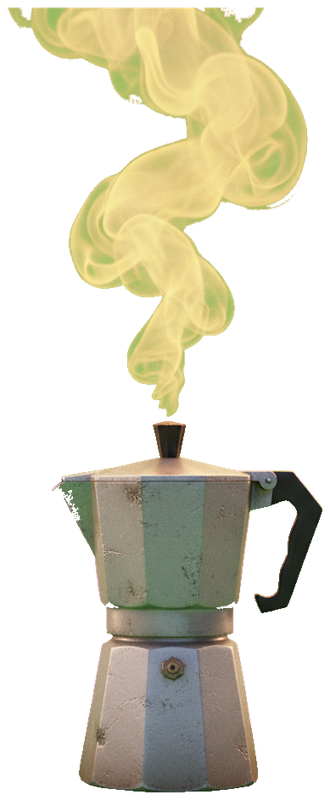
#> input picture assets/img/cafetera.png, 330 x 800 px
$ python -i chroma_key.py   (imports and definitions only)
#> lines starting #> are read from the running program, lines starting #| are printed output that depends on the picture
#!/usr/bin/env python3
"""Recorta los sprites generados sobre fondo liso (assets/raw/*.png) a PNG transparente en assets/img/.

El fondo se detecta como el color más frecuente y se elimina por crecimiento de región desde los bordes,
así funciona aunque el modelo no respete el verde pedido (p. ej. fondo gris) y sin tocar
colores parecidos dentro del personaje.

Uso: python3 tools/chroma_key.py [nombre ...]
Sin argumentos procesa todos los de assets/raw/. Requiere Pillow.
"""
import pathlib
import sys
from collections import deque

import warnings

from PIL import Image, ImageFilter

# [1 line not run here, left out]

ROOT = pathlib.Path(__file__).resolve().parent.parent
RAW = ROOT / "assets" / "raw"
OUT = ROOT / "assets" / "img"
MAX_H = 1024


def mode_color(im):
    """Color más frecuente (cuantizado): el fondo liso domina la imagen."""
    small = im.convert("RGB").resize((160, 160))
    counts = {}
    for c in small.getdata():
        k = (c[0] >> 3, c[1] >> 3, c[2] >> 3)
        counts[k] = counts.get(k, 0) + 1
    k = max(counts, key=counts.get)
    return (k[0] * 8 + 4, k[1] * 8 + 4, k[2] * 8 + 4)


def dist(c, bg):
    return max(abs(c[0] - bg[0]), abs(c[1] - bg[1]), abs(c[2] - bg[2]))


STEP = 6         # un píxel gris de viñeta no cambia más que esto respecto al vecino por el que se llegó
LUM_MARGIN = 12  # ... ni es más claro que el fondo (protege ropa blanca y gris claro)
GREY_SAT = 22    # saturación máxima de los grises de la viñeta
HARD = 18        # borde: distancia al fondo con la que el píxel sigue siendo fondo
SOFT = 60        # borde: distancia a partir de la cual el píxel es personaje opaco


def lum(c):
    return 0.299 * c[0] + 0.587 * c[1] + 0.114 * c[2]


def hue(c):
    r, g, b = c[:3]
    mx, mn = max(r, g, b), min(r, g, b)
    if mx == mn:
        return 0.0
    if mx == r:
        h = (g - b) / (mx - mn) % 6
    elif mx == g:
        h = (b - r) / (mx - mn) + 2
    else:
        h = (r - g) / (mx - mn) + 4
    return h * 60


def sat(c):
    return max(c[:3]) - min(c[:3])


def hue_diff(a, b):
    d = abs(a - b) % 360
    return min(d, 360 - d)


KEY_SAT = 45      # el fondo (incluso en sombra) es saturado; la ropa blanca con reflejo verde, no
KEY_HUE = 28      # grados de tolerancia de tono respecto al color de fondo
_key_hue = [0.0]


def greenish(c):
    """Mismo tono que el fondo y saturación alta: fondo seguro aunque esté en sombra, sin tocar el 'spill'."""
    return sat(c) >= KEY_SAT and hue_diff(hue(c), _key_hue[0]) <= KEY_HUE


def key_out(im: Image.Image) -> Image.Image:
    im = im.convert("RGBA")
    w, h = im.size
    px = im.load()
    bg = mode_color(im)
    bg_lum = lum(bg)
    _key_hue[0] = hue(bg)
    alpha = bytearray(b"\xff" * (w * h))
    seen = bytearray(w * h)
    q = deque()

    def greyish(c):
        return max(c) - min(c) <= GREY_SAT and bg_lum - 45 <= lum(c) <= bg_lum + LUM_MARGIN

    def seed(x, y):
        c = px[x, y]
        if greenish(c) or greyish(c):
            q.append((x, y, c))

    for x in range(w):
        seed(x, 0); seed(x, h - 1)
    for y in range(h):
        seed(0, y); seed(w - 1, y)
    # Bolsas de fondo encerradas (entre brazos y cabeza): verde puro, muy saturado, en cualquier parte.
    for y in range(0, h):
        for x in range(0, w):
            c = px[x, y]
            if sat(c) >= 80 and hue_diff(hue(c), _key_hue[0]) <= 14:
                q.append((x, y, c))
    # Crecimiento de región desde el borde: atraviesa viñetas grises y degradados, se detiene en contornos nítidos.
    while q:
        x, y, prev = q.popleft()
        i = y * w + x
        if seen[i]:
            continue
        c = px[x, y]
        # Al verde se entra siempre; al gris de la viñeta solo por un degradado suave (nunca saltando desde el verde a la ropa).
        if not (greenish(c) or (greyish(c) and dist(c, prev) <= STEP)):
            continue
        seen[i] = 1
        alpha[i] = 0
        if x > 0: q.append((x - 1, y, c))
        if x < w - 1: q.append((x + 1, y, c))
        if y > 0: q.append((x, y - 1, c))
        if y < h - 1: q.append((x, y + 1, c))

    # Segunda pasada, relajada, solo desde el fondo ya aceptado: sombras de contacto verdosas y
    # restos de esquina. Solo píxeles con tinte verde/amarillento y no más claros que el fondo: la ropa blanca queda fuera.
    for i in range(w * h):
        if alpha[i] == 0:
            q.append((i % w, i // w, px[i % w, i // w]))
    while q:
        x, y, prev = q.popleft()
        for nx, ny in ((x - 1, y), (x + 1, y), (x, y - 1), (x, y + 1)):
            if not (0 <= nx < w and 0 <= ny < h):
                continue
            j = ny * w + nx
            if alpha[j] == 0:
                continue
            c = px[nx, ny]
            tinted = sat(c) >= 28 and hue_diff(hue(c), _key_hue[0]) <= 40
            if tinted and dist(c, bg) <= 70 and lum(c) <= bg_lum + 4 and dist(c, prev) <= 12:
                alpha[j] = 0
                q.append((nx, ny, c))

    # Borde suave: píxeles opacos pegados al fondo reciben alfa según lo que se parezcan al fondo.
    soft = {}
    for y in range(h):
        for x in range(w):
            i = y * w + x
            if alpha[i] != 0:
                continue
            for dx, dy in ((1, 0), (-1, 0), (0, 1), (0, -1), (1, 1), (-1, -1), (1, -1), (-1, 1)):
                nx, ny = x + dx, y + dy
                if 0 <= nx < w and 0 <= ny < h:
                    j = ny * w + nx
                    if alpha[j] == 255 and j not in soft:
                        d = dist(px[nx, ny], bg)
                        soft[j] = 0 if d <= HARD else 255 if d >= SOFT else int(255 * (d - HARD) / (SOFT - HARD))
    for j, a in soft.items():
        alpha[j] = a

    # Marco exterior: restos de viñeta en las esquinas que no son personaje.
    FRAME = 14
    for y in range(h):
        for x in range(w):
            if x < FRAME or y < FRAME or x >= w - FRAME or y >= h - FRAME:
                alpha[y * w + x] = 0
    mask = Image.frombytes("L", (w, h), bytes(alpha)).filter(ImageFilter.GaussianBlur(0.4))
    mp = mask.load()
    for y in range(h):
        for x in range(w):
            a = mp[x, y]
            if a < 6:
                px[x, y] = (0, 0, 0, 0)
            elif a < 255:
                r, g, b, _ = px[x, y]
                k = a / 255
                if k > 0.2:  # desvanece el tinte del fondo en el borde
                    r = int(min(255, max(0, (r - bg[0] * (1 - k)) / k)))
                    g = int(min(255, max(0, (g - bg[1] * (1 - k)) / k)))
                    b = int(min(255, max(0, (b - bg[2] * (1 - k)) / k)))
                px[x, y] = (r, g, b, a)
            else:
                r, g, b, _ = px[x, y]
                px[x, y] = (r, g, b, 255)
    return im


def trim(im: Image.Image) -> Image.Image:
    bbox = im.getchannel("A").getbbox()
    if bbox:
        pad = 8
        bbox = (max(0, bbox[0] - pad), max(0, bbox[1] - pad), min(im.width, bbox[2] + pad), min(im.height, bbox[3] + pad))
        im = im.crop(bbox)
    if im.height > MAX_H:
        im = im.resize((round(im.width * MAX_H / im.height), MAX_H), Image.LANCZOS)
    return im


def main(names):
    OUT.mkdir(parents=True, exist_ok=True)
    files = [RAW / f"{n}.png" for n in names] if names else sorted(RAW.glob("*.png"))
    for f in files:
        if not f.exists():
            print(f"✗ {f.name}: no existe")
            continue
        im = trim(key_out(Image.open(f)))
        dst = OUT / f.name
        im.save(dst, optimize=True)
        transparent = im.getchannel("A").histogram()[0]
        print(f"✓ {f.name} → {dst.relative_to(ROOT)} {im.size} ({100 * transparent // (im.width * im.height)}% transparente)")


# [2 lines not run here, left out]

>>> from PIL import Image
>>> picture = Image.open('../assets/img/cafetera.png')
#> picture is the input picture: PIL image 330x800 RGBA; mean R, G, B, A 74.6, 70.1, 51, 105.6
>>> result = key_out(picture)
#> in mode_color, `small = im.convert("RGB").resize((160, 160))`:
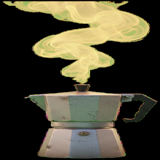
#> small: PIL image 160x160 RGB; mean R, G, B 74.8, 70.3, 51.1
#> the loop in mode_color, `for c in small.getdata():` made 25600 passes
#> (c, k) on passes 4 to 6: ((8, 0, 0), (1, 0, 0)), ((11, 10, 4), (1, 1, 0)), ((7, 7, 3), (0, 0, 0))
#> after the loop in mode_color, `for c in small.getdata():`: counts = 1174 items
#> in key_out, `bg = mode_color(im)`: bg = (4, 4, 4)
#> in key_out, `bg_lum = lum(bg)`: bg_lum = 4
#> the loop in key_out, `for j, a in soft.items():` made 4855 passes
#> j on passes 1 to 3: 1658, 1659, 1660
#> in key_out, `mask = Image.frombytes("L", (w, h), bytes(alpha)).filter(ImageFilter.G..`:
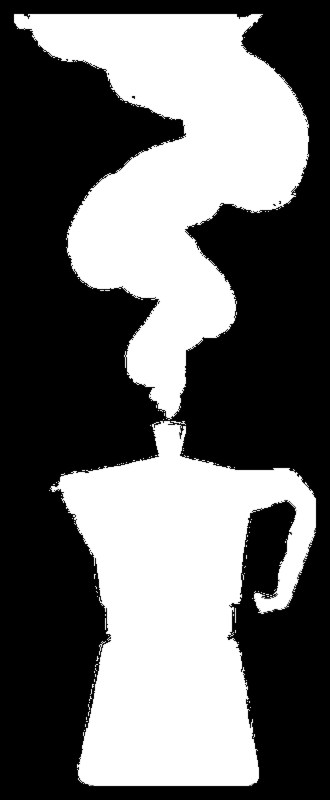
#> mask: PIL image 330x800 L; min 0, max 255, mean 106.8
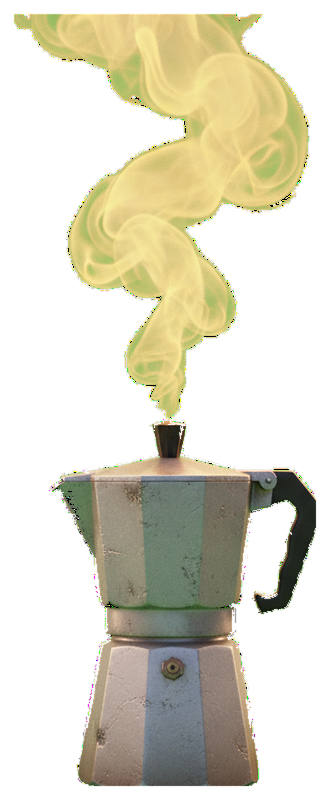
#> result: PIL image 330x800 RGBA; mean R, G, B, A 73, 68.8, 50.1, 106.7; transparent parts drawn white
